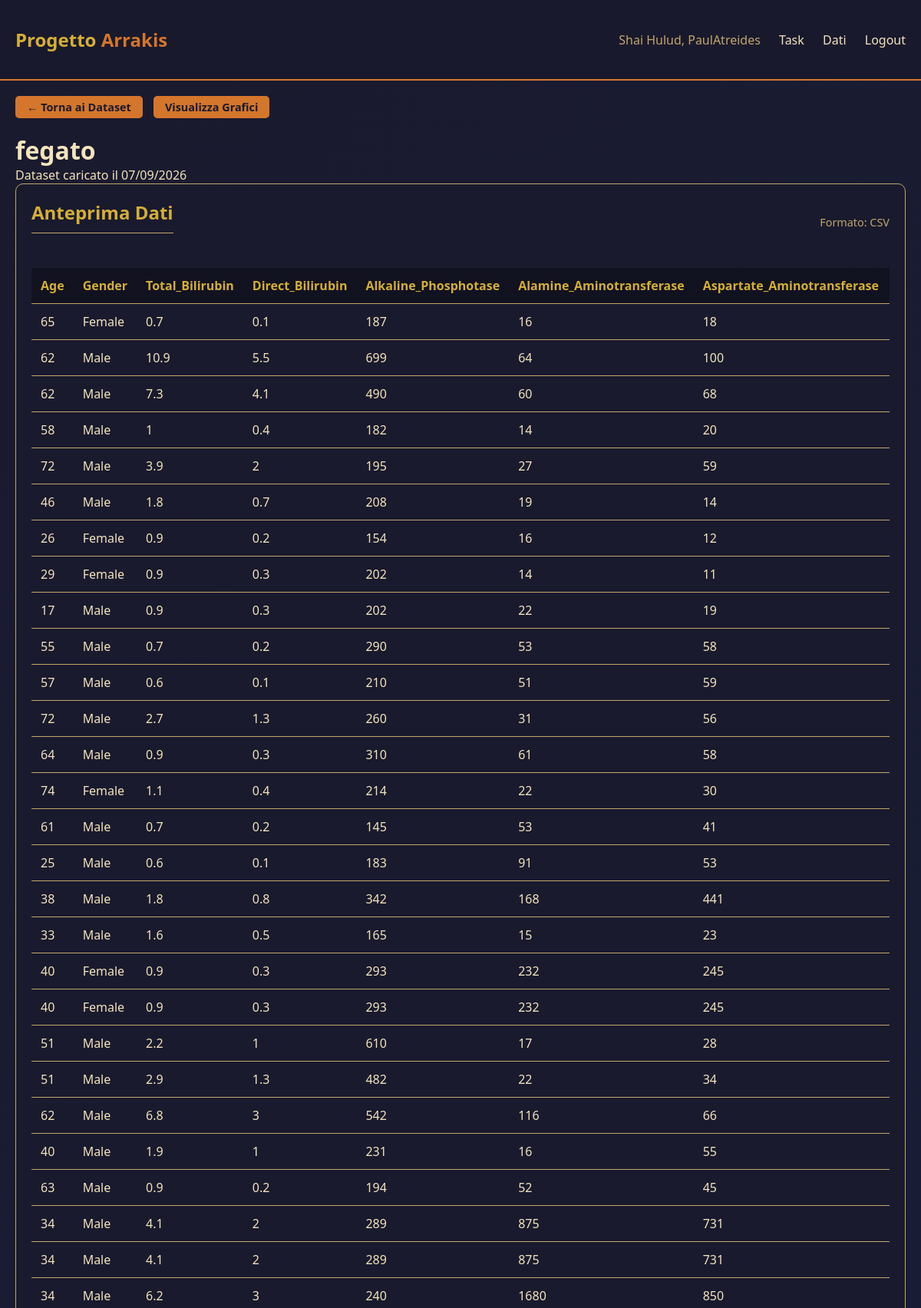
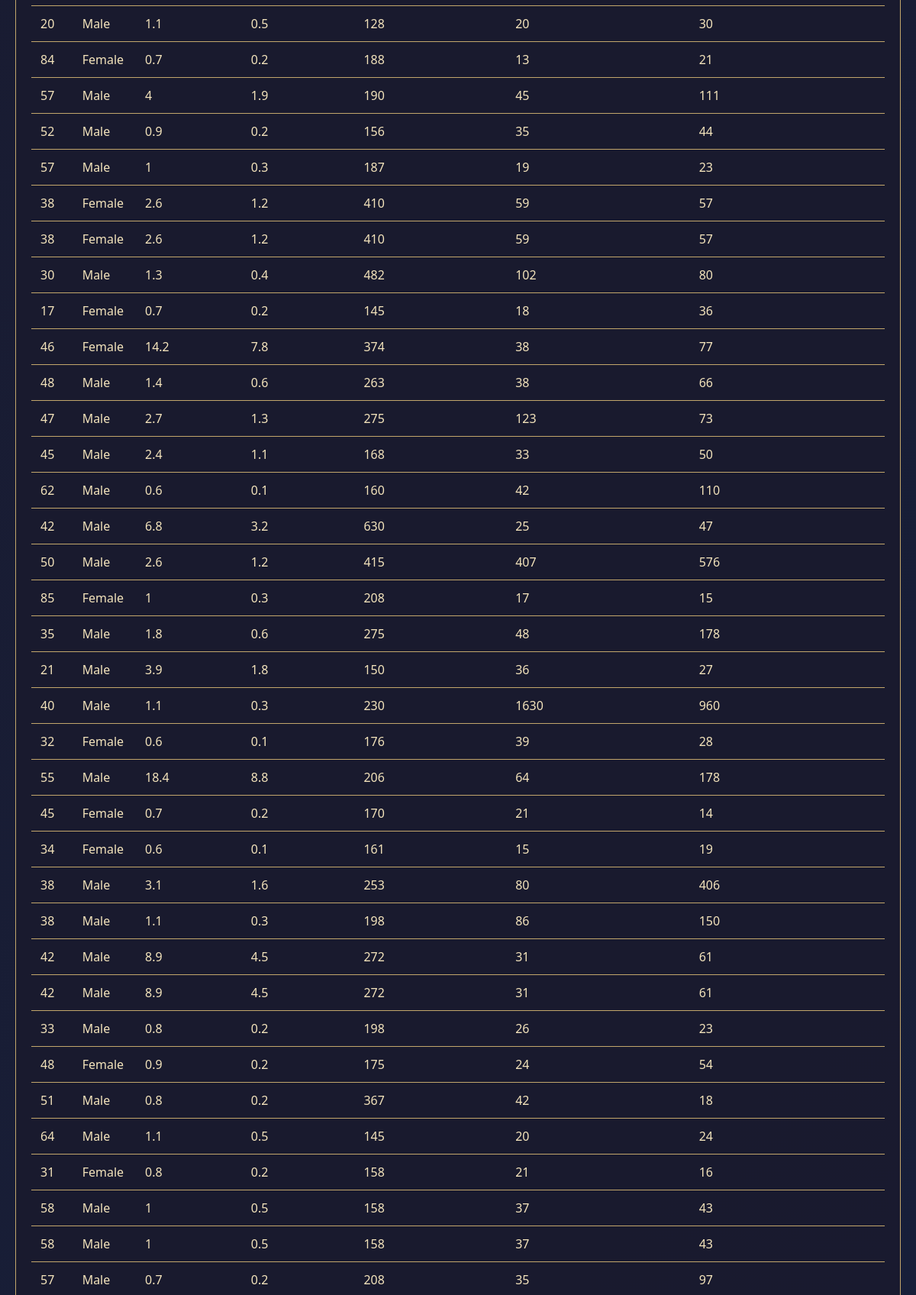
The page /data/2/preview (signed in, upper part) on the database its author committed (2 pictures, top to bottom).
### tables this page shows
CREATE TABLE users (
                    user_id INTEGER PRIMARY KEY AUTOINCREMENT,
                    username TEXT UNIQUE NOT NULL,
                    password_hash TEXT NOT NULL,
                    email TEXT NOT NULL,
                    created_at TIMESTAMP DEFAULT CURRENT_TIMESTAMP
                );

CREATE TABLE datasets (
                    dataset_id INTEGER PRIMARY KEY AUTOINCREMENT,
                    nome TEXT NOT NULL,
                    descrizione TEXT,
                    file_type TEXT NOT NULL,
                    user_id INTEGER NOT NULL,
                    file_size INTEGER DEFAULT 0,
                    data_csv TEXT,
                    created_at TIMESTAMP DEFAULT CURRENT_TIMESTAMP,
                    updated_at TIMESTAMP DEFAULT CURRENT_TIMESTAMP,
                    FOREIGN KEY (user_id) REFERENCES users(user_id) ON DELETE CASCADE
                );

### web/app.py (the view)
@app.route('/data/<int:dataset_id>/preview')
@login_required
def preview_dataset(dataset_id):
    user = get_current_user()
    admin = get_current_admin()
    if admin:
        dataset = AdminDatasetController.get_dataset_by_id(dataset_id)
        if not dataset:
            return "Dataset non trovato", 404
        success, csv_data, error = AdminDatasetController.get_dataset_data_admin(dataset_id)
    else:
        dataset = DatasetController.get_dataset_by_id(dataset_id, user)
        if not dataset:
            return "Dataset non trovato", 404
        success, csv_data, error = DatasetController.get_dataset_data(dataset_id, user)
    if not success:
        return f"Errore: {error}", 500
    return render_template('preview.html', dataset=dataset, csv_data=csv_data)

### controller.py (called while the page is built)
    @staticmethod
    def get_dataset_data(dataset_id: int, user: User) -> Tuple[bool, str, str]:
        db = get_database()
        data = db.get_dataset_data(dataset_id, user.user_id)
        if data is None:
            return False, "", "Dataset non trovato o non autorizzato"
        return True, data, ""

    @staticmethod
    def get_dataset_by_id(dataset_id: int, user: User) -> Optional[Dataset]:
        db = get_database()
        dataset = db.get_dataset_by_id(dataset_id)
        if dataset and dataset.user_id == user.user_id:
            return dataset
        return None

### db.py (called while the page is built)
def get_database() -> Database:
    global _db_instance
    if _db_instance is None:
        _db_instance = Database()
    return _db_instance

    def _get_connection(self) -> sqlite3.Connection:
        conn = sqlite3.connect(self._db_path)
        conn.row_factory = sqlite3.Row
        return conn

    def _row_to_user(self, row: sqlite3.Row) -> User:
        return User(
            user_id=row['user_id'],
            username=row['username'],
            password_hash=row['password_hash'],
            email=row['email'],
            created_at=datetime.fromisoformat(row['created_at']) if row['created_at'] else None
        )

    def _row_to_dataset(self, row: sqlite3.Row) -> Dataset:
        return Dataset(
            dataset_id=row['dataset_id'],
            nome=row['nome'],
            descrizione=row['descrizione'] or "",
            file_type=row['file_type'],
            user_id=row['user_id'],
            file_size=row['file_size'] or 0,
            created_at=datetime.fromisoformat(row['created_at']) if row['created_at'] else None,
            updated_at=datetime.fromisoformat(row['updated_at']) if row['updated_at'] else None
        )

    def get_admin_by_id(self, admin_id: int) -> Optional[Admin]:
        with self._get_connection() as conn:
            cursor = conn.cursor()
            cursor.execute("SELECT * FROM admin WHERE admin_id = ?", (admin_id,))
            row = cursor.fetchone()
            return self._row_to_admin(row) if row else None

    def get_user_by_id(self, user_id: int) -> Optional[User]:
        with self._get_connection() as conn:
            cursor = conn.cursor()
            cursor.execute("SELECT * FROM users WHERE user_id = ?", (user_id,))
            row = cursor.fetchone()
            return self._row_to_user(row) if row else None

### model.py (called while the page is built)
    @property
    def user_id(self) -> int:
        return self._user_id

### web/templates/preview.html (shortened to what this page needs)
{% extends "base.html" %}
{% block content %}
<div style="margin-bottom: 20px;">
    <a href="{{ url_for('data_page') }}" class="btn btn-small">← Torna ai Dataset</a>
    <a href="{{ url_for('visualize_dataset', dataset_id=dataset.dataset_id) }}" class="btn btn-small" style="margin-left: 10px;">Visualizza Grafici</a>
</div>
<h1>{{ dataset.nome }}</h1>
<p class="dataset-info">{{ dataset.descrizione or 'Dataset caricato il ' + dataset.created_at.strftime('%d/%m/%Y') }}</p>
<div class="card">
    <div style="display: flex; justify-content: space-between; align-items: center; margin-bottom: 15px;">
        <h2 style="color: var(--wisdom-gold);">Anteprima Dati</h2>
        <span style="color: var(--sand-dark); font-size: 0.9rem;">Formato: {{ dataset.file_type|upper }}</span>
    </div>
    <div style="overflow-x: auto;">
        <table>
            <thead>
                <tr>
                    {% for header in csv_data.split('\n')[0].split(',') %}
                    <th>{{ header|trim }}</th>
                    {% endfor %}
                </tr>
            </thead>
            <tbody>
                {% for row in csv_data.split('\n')[1:][:100] %}
                {% if row|trim %}
                <tr>
                    {% for cell in row.split(',') %}
                    <td>{{ cell|trim }}</td>
                    {% endfor %}
                </tr>
                {% endif %}
                {% endfor %}
            </tbody>
        </table>
    </div>
</div>
{% endblock %}

### web/templates/base.html (shortened to what this page needs)
<!DOCTYPE html>
<html lang="it">
<head>
</head>
<body>
    <nav>
        <div class="container">
            <a href="{{ url_for('index') }}" class="logo">Progetto <span>Arrakis</span></a>
            <div class="nav-links">
                {% if session.get('user_id') or session.get('admin_id') %}
                    <span style="color: var(--sand-dark);">Shai Hulud, {{ session.get('username') }}</span>
                    <a href="{{ url_for('dashboard') }}">Task</a>
                    <a href="{{ url_for('data_page') }}">Dati</a>
                    <a href="{{ url_for('logout') }}">Logout</a>
                {% else %}
                    <a href="{{ url_for('login') }}">Login</a>
                    <a href="{{ url_for('register') }}">Registrati</a>
                {% endif %}
            </div>
        </div>
    </nav>
    <div class="container">
        {% block content %}{% endblock %}
    </div>
</body>
</html>

### web/templates/base.html (style rules this page uses)
:root { --sand-light: #f4e4bc; --sand-dark: #c2a66b; --spice-orange: #d4762c; --arrakis-green: #2d5a3d; --deep-desert: #1a1a2e; --night-sky: #16213e; --wisdom-gold: #d4af37; }
* { margin: 0; padding: 0; box-sizing: border-box; }
body { font-family: 'Segoe UI', Tahoma, Geneva, Verdana, sans-serif; background: linear-gradient(135deg, var(--deep-desert) 0%, var(--night-sky) 100%); min-height: 100vh; color: var(--sand-light); }
.container { max-width: 1200px; margin: 0 auto; padding: 20px; }
nav { background: rgba(26, 26, 46, 0.95); border-bottom: 2px solid var(--spice-orange); padding: 15px 0; }
nav .container { display: flex; justify-content: space-between; align-items: center; }
.logo { font-size: 1.5rem; font-weight: bold; color: var(--wisdom-gold); text-decoration: none; }
.logo span { color: var(--spice-orange); }
.nav-links a { color: var(--sand-light); text-decoration: none; margin-left: 20px; transition: color 0.3s; }
.btn { display: inline-block; padding: 10px 20px; background: var(--spice-orange); color: var(--deep-desert); text-decoration: none; border-radius: 5px; font-weight: bold; border: none; cursor: pointer; transition: all 0.3s; }
.btn-small { padding: 5px 15px; font-size: 0.9rem; }
.card { background: rgba(26, 26, 46, 0.9); border: 1px solid var(--sand-dark); border-radius: 10px; padding: 20px; margin-bottom: 20px; }
.card h2 { color: var(--wisdom-gold); margin-bottom: 15px; border-bottom: 1px solid var(--sand-dark); padding-bottom: 10px; }
table { width: 100%; border-collapse: collapse; margin-top: 15px; }
th, td { padding: 12px; text-align: left; border-bottom: 1px solid var(--sand-dark); }
th { color: var(--wisdom-gold); background: rgba(0,0,0,0.3); }

### rows shown on the page
users: get "PaulAtreides"
datasets: nome "fegato", descrizione "Dataset caricato il 07/09/2026", file_type "CSV"

### other values the page prints
{{ header|trim }} "Age" "Gender" "Total_Bilirubin" "Direct_Bilirubin" "Alkaline_Phosphotase" "Alamine_Aminotransferase" "Aspartate_Aminotransferase"
{{ cell|trim }} "65" "Female" "0.7" "0.1" "187" "16" "18" "62" "Male" "10.9" "5.5" "699" "64" "100" "62" "Male" "7.3" "4.1" "490" "60" "68" "58" "Male" "1" "0.4" "182" "14" "20" "72" "Male" "3.9" "2" "195" "27" "59" "46" "Male" "1.8" "0.7" "208" "19" "14" "26" "Female" "0.9" "0.2" "154" "16" "12" "29" "Female" "0.9" "0.3" "202" "14" "11" "17" "Male" "0.9" "0.3" "202" "22" "19" "55" "Male" "0.7" "0.2" "290" "53" "58" "57" "Male" "0.6" "0.1" "210" "51" "59" "72" "Male" "2.7" "1.3" "260" "31" "56" "64" "Male" "0.9" "0.3" "310" "61" "58" "74" "Female" "1.1" "0.4" "214" "22" "30" "61" "Male" "0.7" "0.2" "145" "53" "41" "25" "Male" "0.6" "0.1" "183" "91" "53" "38" "Male" "1.8" "0.8" "342" "168" "441" "33" "Male" "1.6" "0.5" "165" "15" "23" "40" "Female" "0.9" "0.3" "293" "232" "245" "40" "Female" "0.9" "0.3" "293" "232" "245" "51" "Male" "2.2" "1" "610" "17" "28" "51" "Male" "2.9" "1.3" "482" "22" "34" "62" "Male" "6.8" "3" "542" "116" "66" "40" "Male" "1.9" "1" "231" "16" "55" "63" "Male" "0.9" "0.2" "194" "52" "45" "34" "Male" "4.1" "2" "289" "875" "731" "34" "Male" "4.1" "2" "289" "875" "731" "34" "Male" "6.2" "3" "240" "1680" "850" "20" "Male" "1.1" "0.5" "128" "20" "30" "84" "Female" "0.7" "0.2" "188" "13" "21" "57" "Male" "4" "1.9" "190" "45" "111" "52" "Male" "0.9" "0.2" "156" "35" "44" "57" "Male" "1" "0.3" "187" "19" "23" "38" "Female" "2.6" "1.2" "410" "59" "57" "38" "Female" "2.6" "1.2" "410" "59" "57" "30" "Male" "1.3" "0.4" "482" "102" "80" "17" "Female" "0.7" "0.2" "145" "18" "36" "46" "Female" "14.2" "7.8" "374" "38" "77" "48" "Male" "1.4" "0.6" "263" "38" "66" "47" "Male" "2.7" "1.3" "275" "123" "73" "45" "Male" "2.4" "1.1" "168" "33" "50" "62" "Male" "0.6" "0.1" "160" "42" "110" "42" "Male" "6.8" "3.2" "630" "25" "47" "50" "Male" "2.6" "1.2" "415" "407" "576" "85" "Female" "1" "0.3" "208" "17" "15" "35" "Male" "1.8" "0.6" "275" "48" "178" "21" "Male" "3.9" "1.8" "150" "36" "27" "40" "Male" "1.1" "0.3" "230" "1630" "960" "32" "Female" "0.6" "0.1" "176" "39" "28" "55" "Male" "18.4" "8.8" "206" "64" "178" "45" "Female" "0.7" "0.2" "170" "21" "14" "34" "Female" "0.6" "0.1" "161" "15" "19" "38" "Male" "3.1" "1.6" "253" "80" "406" "38" "Male" "1.1" "0.3" "198" "86" "150" "42" "Male" "8.9" "4.5" "272" "31" "61" "42" "Male" "8.9" "4.5" "272" "31" "61" "33" "Male" "0.8" "0.2" "198" "26" "23" "48" "Female" "0.9" "0.2" "175" "24" "54" "51" "Male" "0.8" "0.2" "367" "42" "18" "64" "Male" "1.1" "0.5" "145" "20" "24" "31" "Female" "0.8" "0.2" "158" "21" "16" "58" "Male" "1" "0.5" "158" "37" "43" "58" "Male" "1" "0.5" "158" "37" "43" "57" "Male" "0.7" "0.2" "208" "35" "97"
